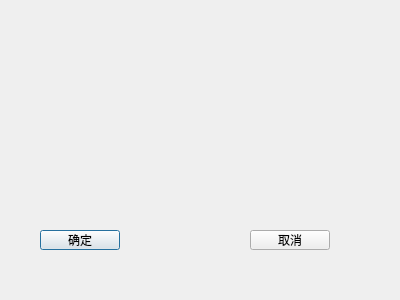
<?xml version="1.0" encoding="UTF-8"?>
<ui version="4.0">
 <class>SettingsDialog</class>
 <widget class="QDialog" name="SettingsDialog">
  <property name="geometry">
   <rect>
    <x>0</x>
    <y>0</y>
    <width>400</width>
    <height>300</height>
   </rect>
  </property>
  <property name="windowTitle">
   <string>Dialog</string>
  </property>
  <widget class="QPushButton" name="ok_pushButton">
   <property name="geometry">
    <rect>
     <x>40</x>
     <y>230</y>
     <width>80</width>
     <height>20</height>
    </rect>
   </property>
   <property name="text">
    <string>确定</string>
   </property>
  </widget>
  <widget class="QPushButton" name="cancel_pushButton">
   <property name="geometry">
    <rect>
     <x>250</x>
     <y>230</y>
     <width>80</width>
     <height>20</height>
    </rect>
   </property>
   <property name="text">
    <string>取消</string>
   </property>
  </widget>
 </widget>
 <resources/>
 <connections/>
</ui>
